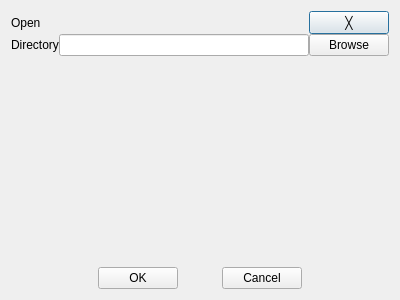
<?xml version="1.0" encoding="UTF-8"?>
<ui version="4.0">
 <class>Open</class>
 <widget class="QDialog" name="Open">
  <property name="geometry">
   <rect>
    <x>0</x>
    <y>0</y>
    <width>400</width>
    <height>300</height>
   </rect>
  </property>
  <property name="windowTitle">
   <string>Open</string>
  </property>
  <layout class="QVBoxLayout" name="verticalLayoutOpen">
   <item>
    <widget class="QWidget" name="widgetBackground" native="true">
     <layout class="QVBoxLayout" name="verticalLayoutBackground">
      <property name="spacing">
       <number>0</number>
      </property>
      <property name="leftMargin">
       <number>0</number>
      </property>
      <property name="topMargin">
       <number>0</number>
      </property>
      <property name="rightMargin">
       <number>0</number>
      </property>
      <property name="bottomMargin">
       <number>0</number>
      </property>
      <item>
       <widget class="QWidget" name="widgetTitleBar" native="true">
        <layout class="QHBoxLayout" name="horizontalLayoutTitleBar">
         <property name="leftMargin">
          <number>0</number>
         </property>
         <property name="topMargin">
          <number>0</number>
         </property>
         <property name="rightMargin">
          <number>0</number>
         </property>
         <property name="bottomMargin">
          <number>0</number>
         </property>
         <item>
          <widget class="QLabel" name="labelTitle">
           <property name="text">
            <string>Open</string>
           </property>
          </widget>
         </item>
         <item>
          <spacer name="horizontalSpacerTitleBar">
           <property name="orientation">
            <enum>Qt::Horizontal</enum>
           </property>
           <property name="sizeHint" stdset="0">
            <size>
             <width>242</width>
             <height>20</height>
            </size>
           </property>
          </spacer>
         </item>
         <item>
          <widget class="QPushButton" name="pushButtonClose">
           <property name="text">
            <string>╳</string>
           </property>
          </widget>
         </item>
        </layout>
       </widget>
      </item>
      <item>
       <layout class="QHBoxLayout" name="horizontalLayoutDirectory">
        <item>
         <widget class="QLabel" name="labelDirectory">
          <property name="text">
           <string>Directory</string>
          </property>
         </widget>
        </item>
        <item>
         <widget class="QLineEdit" name="lineEditDirectory"/>
        </item>
        <item>
         <widget class="QPushButton" name="pushButtonBrowse">
          <property name="text">
           <string>Browse</string>
          </property>
         </widget>
        </item>
       </layout>
      </item>
      <item>
       <widget class="QLabel" name="labelInfo">
        <property name="sizePolicy">
         <sizepolicy hsizetype="Expanding" vsizetype="Expanding">
          <horstretch>0</horstretch>
          <verstretch>0</verstretch>
         </sizepolicy>
        </property>
        <property name="text">
         <string/>
        </property>
        <property name="alignment">
         <set>Qt::AlignCenter</set>
        </property>
       </widget>
      </item>
      <item>
       <layout class="QHBoxLayout" name="horizontalLayoutOkCancel" stretch="2,0,1,0,2">
        <property name="spacing">
         <number>0</number>
        </property>
        <property name="bottomMargin">
         <number>0</number>
        </property>
        <item>
         <spacer name="horizontalSpacerLeft">
          <property name="orientation">
           <enum>Qt::Horizontal</enum>
          </property>
          <property name="sizeHint" stdset="0">
           <size>
            <width>40</width>
            <height>20</height>
           </size>
          </property>
         </spacer>
        </item>
        <item>
         <widget class="QPushButton" name="pushButtonOk">
          <property name="text">
           <string>OK</string>
          </property>
         </widget>
        </item>
        <item>
         <spacer name="horizontalSpacerMiddle">
          <property name="orientation">
           <enum>Qt::Horizontal</enum>
          </property>
          <property name="sizeHint" stdset="0">
           <size>
            <width>40</width>
            <height>20</height>
           </size>
          </property>
         </spacer>
        </item>
        <item>
         <widget class="QPushButton" name="pushButtonCancel">
          <property name="text">
           <string>Cancel</string>
          </property>
         </widget>
        </item>
        <item>
         <spacer name="horizontalSpacerRight">
          <property name="orientation">
           <enum>Qt::Horizontal</enum>
          </property>
          <property name="sizeHint" stdset="0">
           <size>
            <width>40</width>
            <height>20</height>
           </size>
          </property>
         </spacer>
        </item>
       </layout>
      </item>
     </layout>
    </widget>
   </item>
  </layout>
 </widget>
 <resources/>
 <connections/>
</ui>
